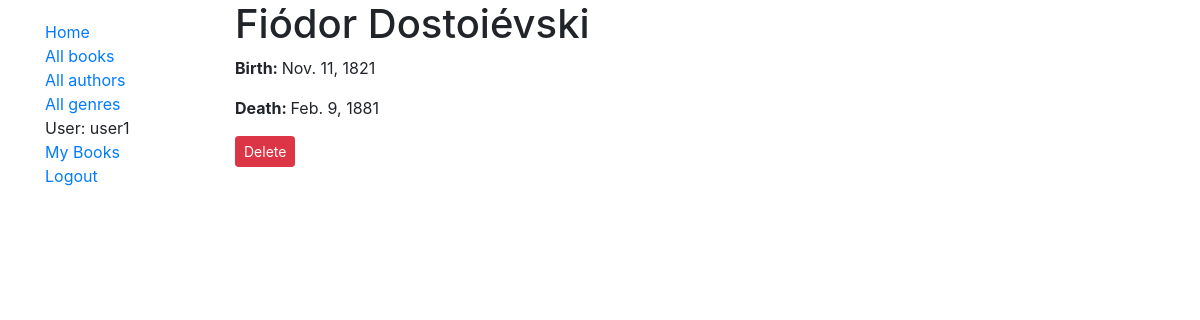
Screenshot of /catalog/author/10 (signed in) with the database file from the repository.
### catalog/models.py (models this page shows, shortened)
class Author(models.Model):
    first_name = models.CharField(max_length=100)
    last_name = models.CharField(max_length=100)
    date_of_birth = models.DateField(null=True, blank=True)
    date_of_death = models.DateField('Date of Death', null=True, blank=True)
    class Meta:
        ordering = ['last_name', 'first_name']
    def get_delete_url(self):
        return reverse('author_delete', args=[str(self.id)])

### catalog/views.py (the view)
# urls.py: path('author/<str:pk>', views.AuthorDetailView.as_view(), name='author-detail'),
class AuthorDetailView(LoginRequiredMixin, generic.DetailView):
    model = Author

### catalog/templates/catalog/author_detail.html
{% extends "base_generic.html" %}
{% block content %}
  <h1>{{ author.first_name }} {{ author.last_name }}</h1>
  <p><strong>Birth: </strong>{{ author.date_of_birth }}</p>
  <p><strong>Death: </strong>{{ author.date_of_death }}</p>
  <a class="btn btn-sm btn-danger" href="{{ author.get_delete_url }}">Delete</a>
{% endblock %}

### catalog/templates/base_generic.html (shortened to what this page needs)
<!doctype html>
<html lang="en">
  <head>
    <link rel="stylesheet" href="https://stackpath.bootstrapcdn.com/bootstrap/4.3.1/css/bootstrap.min.css">
    {% load static %}
    <link rel="stylesheet" href="{% static 'css/styles.css' %}">
  </head>
  <body>
    <section class="container">
      <div class="row">
        <div class="col-sm-2">
        {% block sidebar %}
          <ul class="sidebar-nav">
            <li><a href="{% url 'index' %}">Home</a></li>
            <li><a href="{% url 'books' %}">All books</a></li>
            <li><a href="{% url 'authors' %}">All authors</a></li>
            <li><a href="{% url 'genres' %}">All genres</a></li>
            {% if user.is_authenticated %}
              <li>User: {{ user.get_username }}</li>
              <li><a href="{% url 'my-owned' %}">My Books</a></li>
              <li><a href="{% url 'logout'%}?next={{request.path}}">Logout</a></li>
            {% else %}
              <li><a href="{% url 'login'%}?next={{request.path}}">Login</a></li>
            {% endif %}
          </ul>
        {% endblock %}
        </div>
        <div class="col-sm-10">{% block content %}{% endblock %}</div>
      </div>
    </section>
  </body>
</html>

### catalog/static/css/styles.css (style rules this page uses)
.sidebar-nav { margin-top: 20px; padding: 0; list-style: none; }

### rows the page displays
Author: first_name "Fiódor", last_name "Dostoiévski", date_of_birth "Nov. 11, 1821", date_of_death "Feb. 9, 1881"

### other values shown
{{ user.get_username }} "user1"
